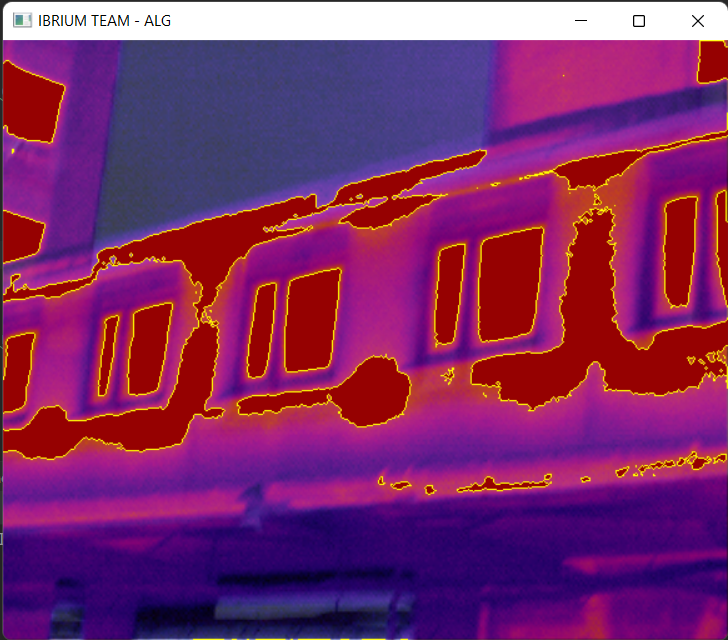
#> input picture screenschoots/main.png, 728 x 640 px
$ python IbriumAlgoritms.py
#> lines starting #> are read from the running program, lines starting #| are printed output that depends on the picture; after the words box and inside, x2 and y2 are one past the last pixel; in counts of white or black regions, pixels touching at a corner belong together
#> the answer given: screenschoots/main.png
#> further down, img is the input picture: shape (640, 728, 3); mean B, G, R 104.8, 42.4, 126.5
### IbriumCore.py
from cmath import pi, tan
import cv2
import imutils
import numpy


# Распознование теплопотерь на снимке
def recognize_loss(img):
    img_grey = cv2.cvtColor(img, cv2.COLOR_BGR2GRAY)
    img_grey = cv2.GaussianBlur(img_grey, (3, 3), 0)
    thresh = 100
    ret, thresh_img = cv2.threshold(img_grey, thresh, 255, cv2.THRESH_BINARY)
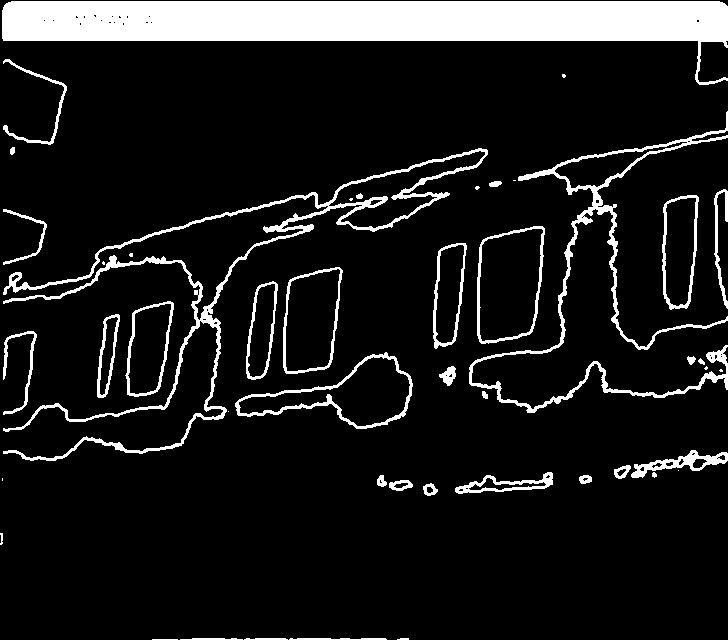
#> thresh_img: shape (640, 728); 11.4% white; 47 white regions (11 under 20 px)
#> ret = 100
    heat_loss, hierarchy = cv2.findContours(thresh_img, cv2.RETR_TREE, cv2.CHAIN_APPROX_SIMPLE)
#> heat_loss = 107 contours, 55 with area under 20; largest, box (x1, y1, x2, y2) and area: (2, 1, 728, 85) 28410, (3, 148, 488, 461) 9240, (477, 226, 545, 344) 6546, (235, 352, 413, 429) 6115, (479, 228, 544, 342) 5930
    cv2.drawContours(img, heat_loss, -1, (1, 1, 150), -10)
    cv2.drawContours(img, heat_loss, -1, (0, 255, 255), 1)


# Фильтрация недействительного источника теплопотерь
def filtration(img, f_mode=4):
#> called with f_mode = 4
    gray = cv2.cvtColor(img, cv2.COLOR_BGR2GRAY)
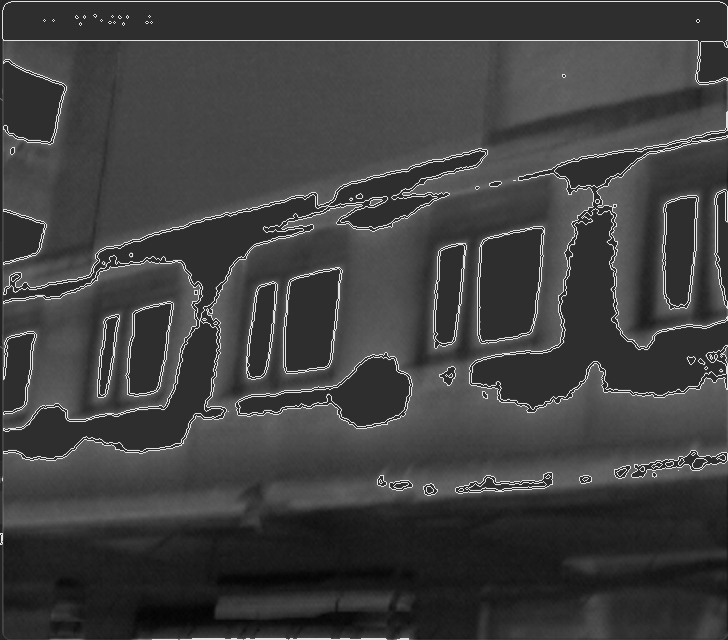
#> gray: shape (640, 728); min 0, max 226, mean 63.9
    gray = cv2.GaussianBlur(gray, (3, 3), 0)
    edges = cv2.Canny(gray, 1, 250)
#> edges: shape (640, 728); 4.6% white in thin lines or dots
    kernel = cv2.getStructuringElement(cv2.MORPH_RECT, (25, 45))
    closed = cv2.morphologyEx(edges, cv2.MORPH_CLOSE, kernel)
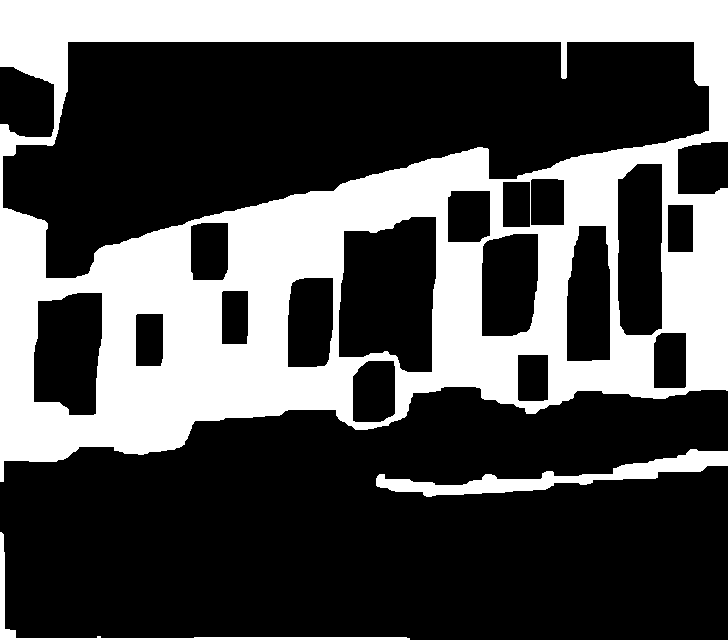
#> closed: shape (640, 728); 32.3% white; 3 white regions
    contours = cv2.findContours(closed.copy(), cv2.RETR_EXTERNAL, cv2.CHAIN_APPROX_SIMPLE)
#> contours = 3 contours; box (x1, y1, x2, y2) and area: (0, 0, 728, 482) 297448, (376, 449, 728, 497) 4198, (0, 532, 410, 640) 1126
    contours = imutils.grab_contours(contours)

    for c in contours:
        p = cv2.arcLength(c, True)
        approx = cv2.approxPolyDP(c, 0.02 * p, True)
        if len(approx) == f_mode:
            cv2.drawContours(img, [approx], -1, (0, 255,), -10)
            cv2.drawContours(img, [approx], -1, (255, 255, 255), 4)
#> this loop made 3 passes
#> (p, approx) on passes 1 to 2: (1032.1, [[0, 532], [0, 639], [409, 639], [16, 638]]), (792.2, [[727, 451], [376, 485], [545, 489]])
#> p on pass 3: 2684.2
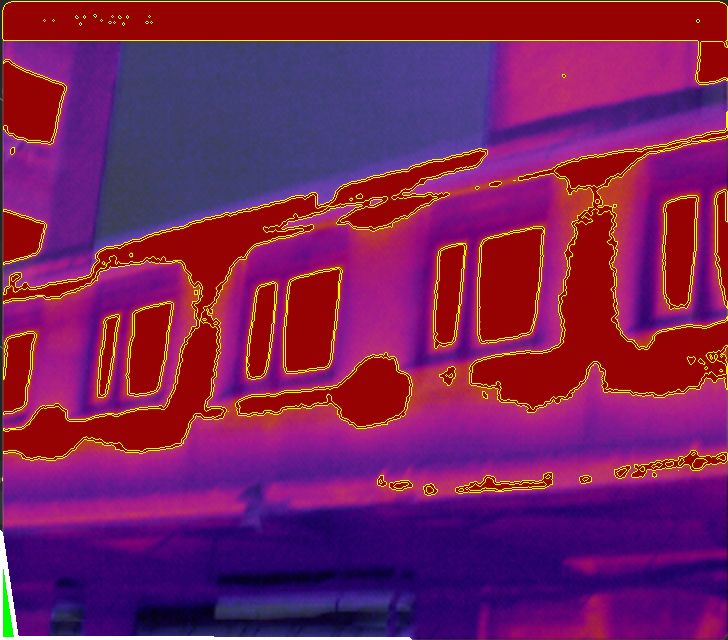
#> img: shape (640, 728, 3); mean B, G, R 88.3, 30.8, 122.3


# Примерный расчет периметра зон теплопотерь
# [12 lines left out: functions heat_loss_perimetr_calc, view_width_calc, not called in this run]


# Расчет минимального размера объекта (сторона квадрата) - S(приходящийся на один пиксель детектора) (см)
def min_obj_size_calc(x1, px_hor):
    s = (x1/px_hor)*100
    return s


# Расчет отношения D:S
def ds_calc(k, s):
    ds = (k/s)*100
    return ds


# Расчет пространственного разрешения или мгновенный угол поля зрения(iFov - Instantaneous Field of View) (мрад)
def ifov_calc(fov_hor, px_hor):
    iFoV = (fov_hor/px_hor)*(pi*180)*10
    return iFoV

# Расчет dT
def dt_calc(d, t):
    dT = d-t
    return dT


# Расчет теплопотерь (на метр квадратный)
def heat_calc(rctg, dT, R):
    q = (rctg*dT)/R
    return q


# Копирайтер изображений
def copiraiter(img):
    img_copy = img
    return img_copy


# Конкатенация двух изображений для игнорирования температурной шкалы (Fluke only)
def concatenation(img, img_copy=0, x=700, y=640, xis=1):
#> called with img_copy = 0, x = 700, y = 640, xis = 1
    img = img[0:x, 0:y]
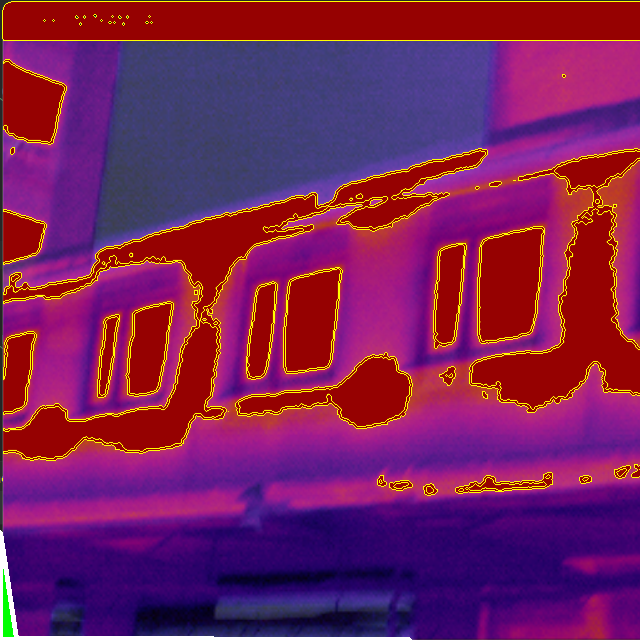
#> img: shape (640, 640, 3); mean of channels 0, 1, 2 88.8, 31.7, 121.1; drawn as B, G, R
    if img_copy == 0:
        img_copy = img
    vis = numpy.concatenate((img, img_copy), axis=xis)
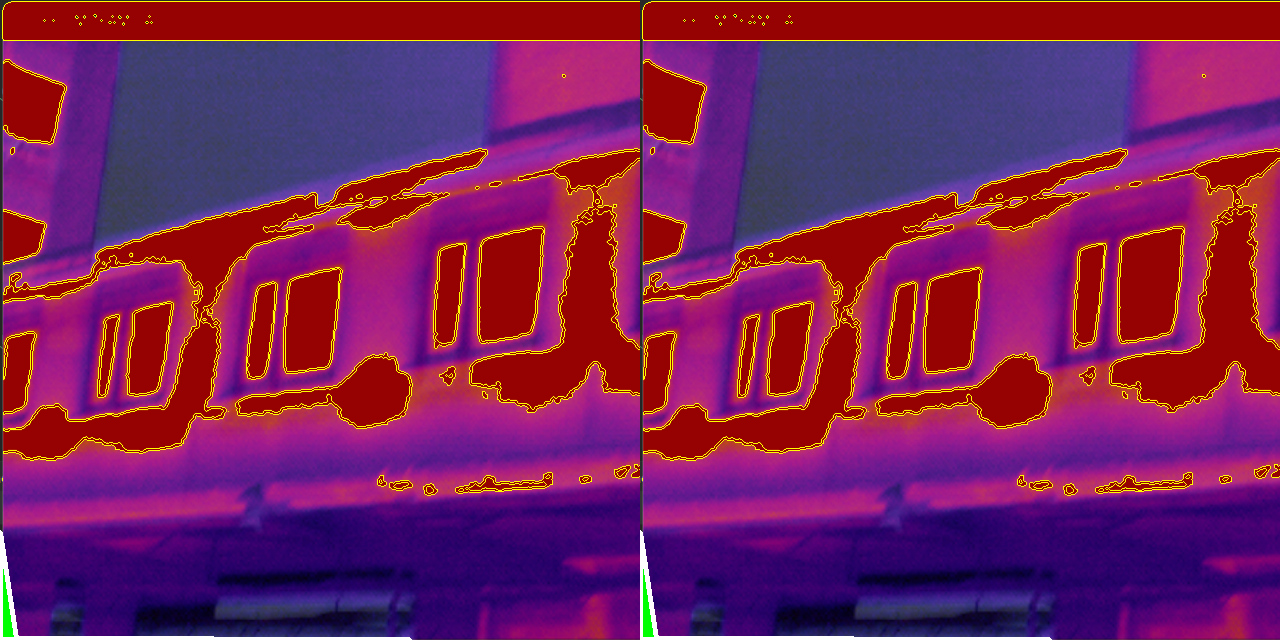
#> vis: shape (640, 1280, 3); mean of channels 0, 1, 2 88.8, 31.7, 121.1; drawn as B, G, R
    return vis[0:740, 700:1300]
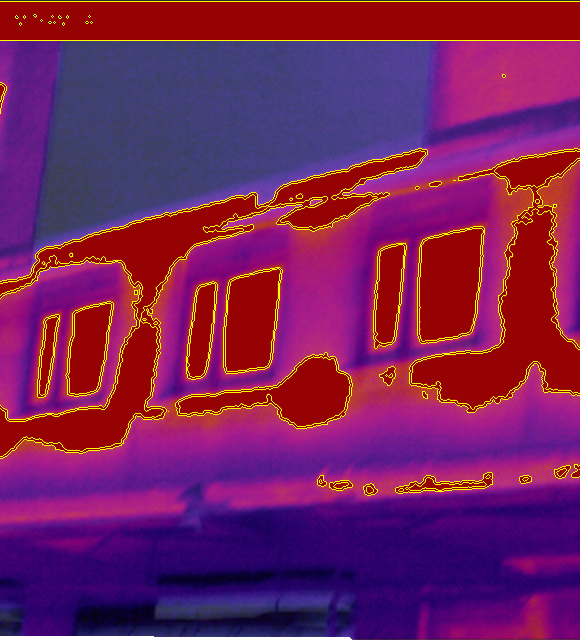
#> returned value: shape (640, 580, 3); mean of channels 0, 1, 2 89.5, 31.4, 119.6; drawn as B, G, R


# Визуализация 3D
def vizualizator_3d():
    return 1


# Конвертация 3D
def convertation_3d():
    return 1


# Выдача основных статусов
def status_manager(r, g, b):
    recommend_sys(1) if (r == 150) else recommend_sys(2)
    recommend_sys(0) if (r == 0 and g == 255 and b == 255) else recommend_sys(4)


# Рекомендательный блок
# [16 lines left out: function recommend_sys, not called in this run]

### IbriumAlgoritms.py
import cv2
from tkinter import filedialog
import IbriumCore as core


img = cv2.imread(filedialog.askopenfilename())
core.recognize_loss(img)
core.filtration(img, 4)
vis = core.concatenation(img)


while True:
    cv2.imshow("IBRIUM TEAM - ALG", vis)
    cv2.namedWindow("IBRIUM TEAM - ALG")
    key = cv2.waitKey(1)
#> (key Esc is pressed here)
    if cv2.waitKey(1) & 0xFF == 27:
#> (key Esc is pressed here)
        break

cv2.destroyAllWindows()
